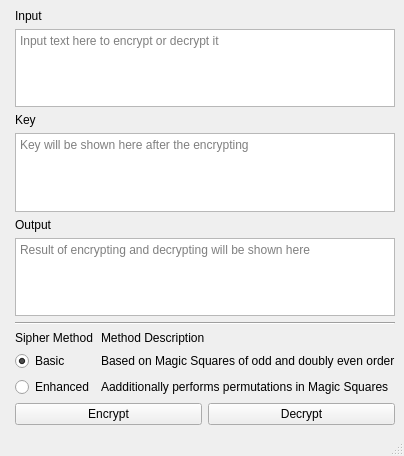
<?xml version="1.0" encoding="UTF-8"?>
<ui version="4.0">
 <class>MainWindow</class>
 <widget class="QMainWindow" name="MainWindow">
  <property name="geometry">
   <rect>
    <x>0</x>
    <y>0</y>
    <width>366</width>
    <height>456</height>
   </rect>
  </property>
  <property name="windowTitle">
   <string>Cipher program</string>
  </property>
  <widget class="QWidget" name="centralwidget">
   <layout class="QVBoxLayout" name="verticalLayout">
    <item>
     <layout class="QFormLayout" name="formLayout">
      <item row="0" column="1">
       <widget class="QLabel" name="inputLabel">
        <property name="text">
         <string>Input</string>
        </property>
       </widget>
      </item>
      <item row="1" column="1">
       <widget class="QPlainTextEdit" name="inputEdit">
        <property name="placeholderText">
         <string>Input text here to encrypt or decrypt it</string>
        </property>
       </widget>
      </item>
      <item row="2" column="1">
       <widget class="QLabel" name="keyLabel">
        <property name="text">
         <string>Key</string>
        </property>
       </widget>
      </item>
      <item row="3" column="1">
       <widget class="QPlainTextEdit" name="keyEdit">
        <property name="placeholderText">
         <string>Key will be shown here after the encrypting</string>
        </property>
       </widget>
      </item>
      <item row="4" column="1">
       <widget class="QLabel" name="outputLabel">
        <property name="text">
         <string>Output</string>
        </property>
       </widget>
      </item>
      <item row="5" column="1">
       <widget class="QPlainTextEdit" name="outputEdit">
        <property name="readOnly">
         <bool>true</bool>
        </property>
        <property name="placeholderText">
         <string>Result of encrypting and decrypting will be shown here</string>
        </property>
       </widget>
      </item>
      <item row="6" column="1">
       <widget class="Line" name="line">
        <property name="orientation">
         <enum>Qt::Horizontal</enum>
        </property>
       </widget>
      </item>
      <item row="7" column="1">
       <layout class="QFormLayout" name="methodLayout">
        <item row="1" column="1">
         <widget class="QLabel" name="basicLabel">
          <property name="text">
           <string>Based on Magic Squares of odd and doubly even order</string>
          </property>
         </widget>
        </item>
        <item row="2" column="1">
         <widget class="QLabel" name="enhancedLabel">
          <property name="text">
           <string>Aadditionally performs permutations in Magic Squares</string>
          </property>
         </widget>
        </item>
        <item row="0" column="0">
         <widget class="QLabel" name="methodLabel">
          <property name="text">
           <string>Sipher Method</string>
          </property>
         </widget>
        </item>
        <item row="2" column="0">
         <widget class="QRadioButton" name="enhancedRadio">
          <property name="text">
           <string>Enhanced</string>
          </property>
         </widget>
        </item>
        <item row="1" column="0">
         <widget class="QRadioButton" name="basicRadio">
          <property name="text">
           <string>Basic</string>
          </property>
          <property name="checked">
           <bool>true</bool>
          </property>
         </widget>
        </item>
        <item row="0" column="1">
         <widget class="QLabel" name="descriptionLabel">
          <property name="text">
           <string>Method Description</string>
          </property>
         </widget>
        </item>
       </layout>
      </item>
      <item row="8" column="1">
       <layout class="QHBoxLayout" name="buttonsLayout">
        <item>
         <widget class="QPushButton" name="encryptButton">
          <property name="styleSheet">
           <string notr="true"/>
          </property>
          <property name="text">
           <string>Encrypt</string>
          </property>
         </widget>
        </item>
        <item>
         <widget class="QPushButton" name="decryptButton">
          <property name="text">
           <string>Decrypt</string>
          </property>
         </widget>
        </item>
       </layout>
      </item>
     </layout>
    </item>
   </layout>
  </widget>
  <widget class="QStatusBar" name="statusbar"/>
 </widget>
 <resources/>
 <connections/>
</ui>
